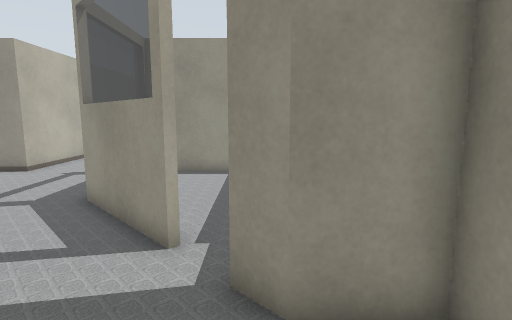
View 1 (above)

18 first-person views from a walk through a world built for the Gazebo simulator. The camera is 1.2 m above the floor, tilts 8° down and sees 80° across. Floor lines are 1 m apart. The floor is counted in squares, 0.5 m on a side. Each view is taken from the middle of a square. On the plan, view 1 faces up. The plan holds only what a view shows up to about 18 squares ahead; the rest is blank. The place goes on beyond the plan. Robots are left out. Simple patterns stand in for the simulator's built-in surfaces. Simple shapes stand in for some stock models.

View 2
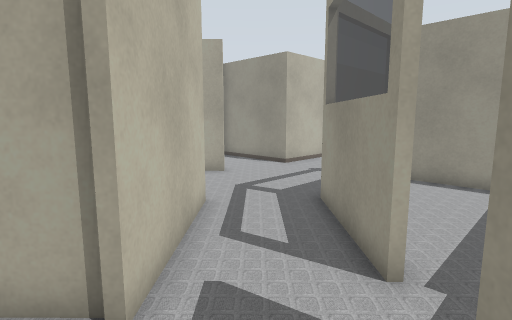

View 3
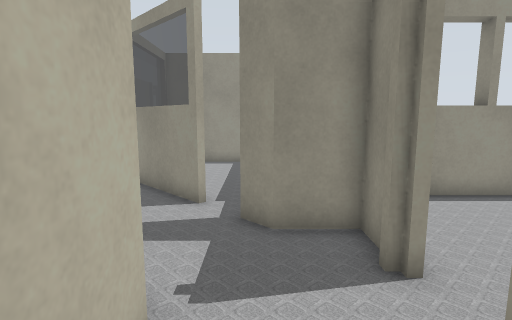

View 4
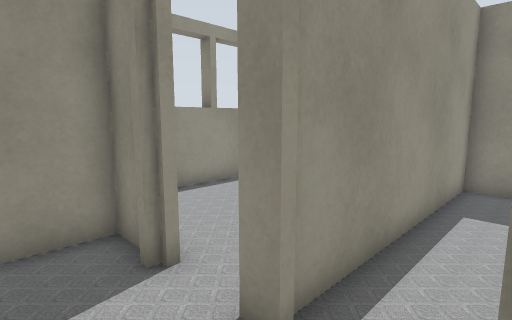

View 5
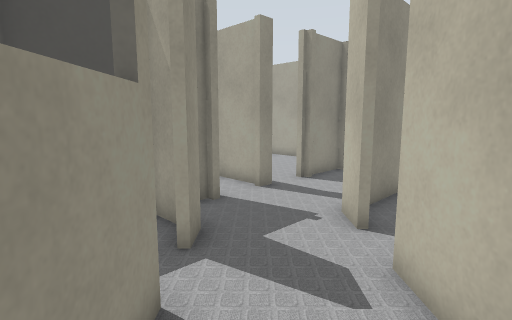

View 6
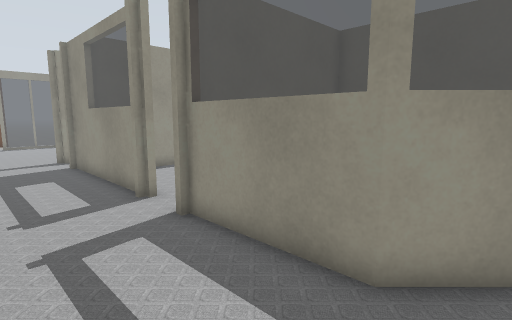

View 7
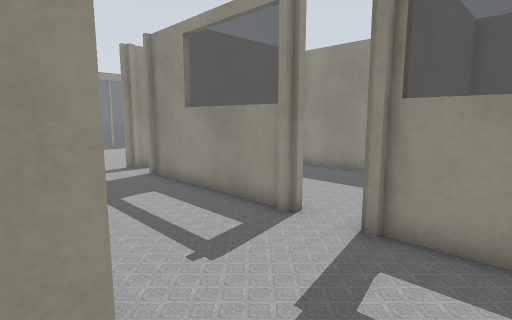

View 8
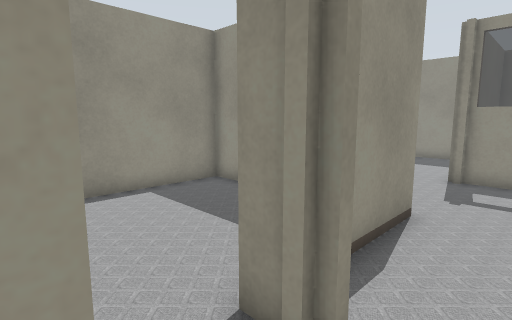

View 9
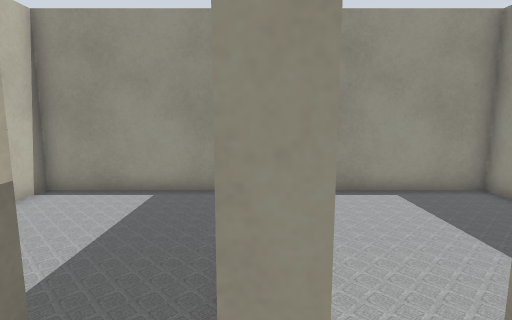

View 10
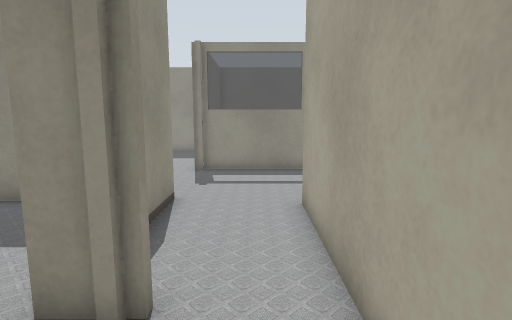

View 11
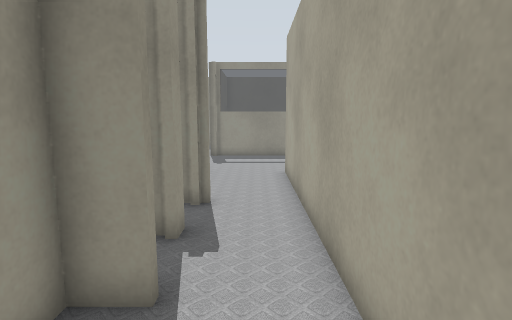

View 12
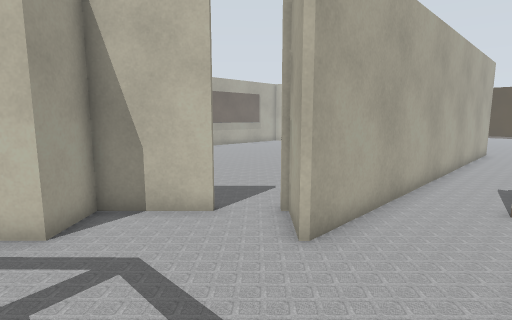

View 13
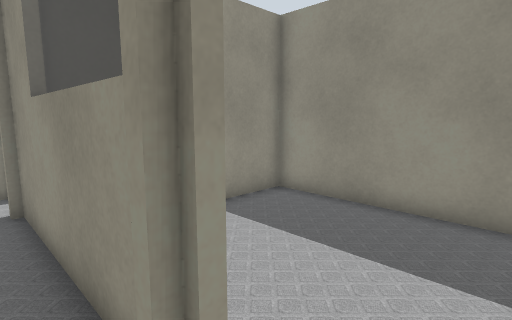

View 14
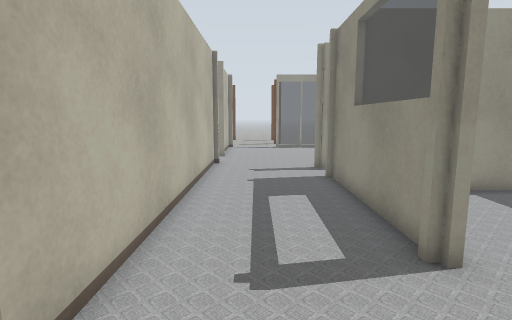

View 15
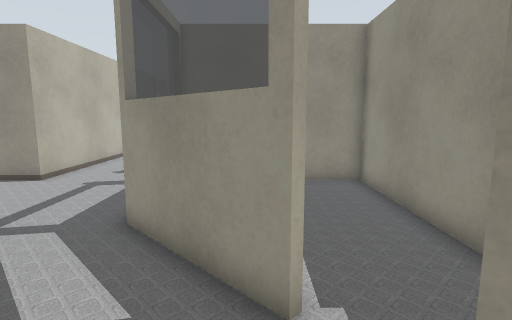

View 16
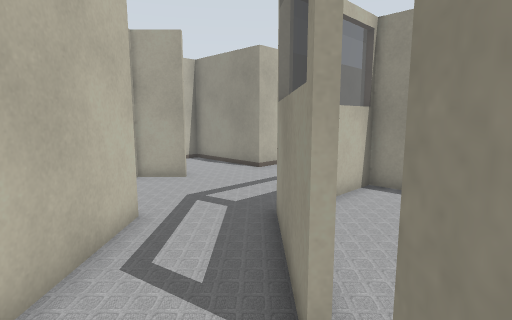

View 17
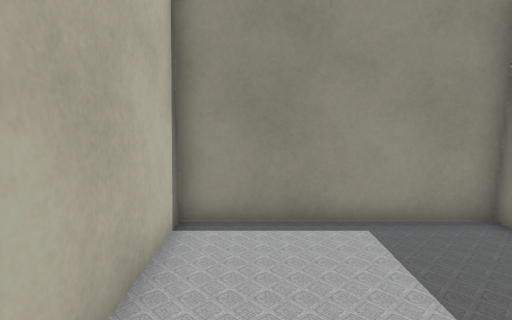

View 18
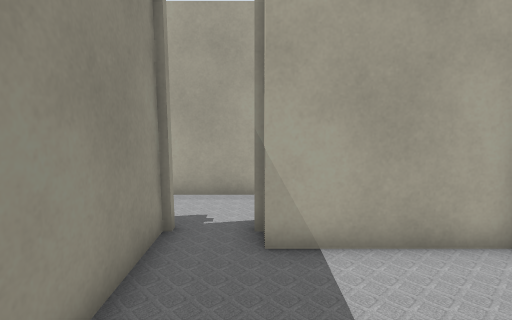

### Floor plan
Points are (right, up) in squares from view 1. A wall is a line through its corners. A room is listed if a view was taken in it or the views show most of it. See-through windows are left out.
Room 1 (views 1, 3, 4)
walls: (2.3, -1.1) (2.3, -0.4); (-1.2, 0.1) (-1.2, -1.8); (11.7, -2.1) (11.7, -0.9) (2.8, -0.9)
ways out: opening at (0.5, -0.5) to room 2
Room 2 (views 2, 5, 15, 16)
walls: (-3.6, 2.2) (-4.6, 1.2); (-1.5, 5.3) (-4.9, 8.7); (-2.1, 1) (-1.2, 0.1); (-7.1, 6.1) (-3.2, 2.2); (2.3, 1.6) (2.3, 3.3) (0.4, 3.3) (-0.4, 4.1)
ways out: opening at (0.5, -0.5) to room 1; opening at (-6, 7.5) to room 3
Room 3 (views 6, 7, 8, 9, 12, 13, 14, 17)
walls: (-10.5, 9.7) (-12, 8.2); (-4.9, 16.2) (-4.9, 22.5); (-4.9, 8.7) (-4.9, 13.5); (-15.6, 12.8) (-15.6, 13.8); (-10.7, 6.9) (-8.5, 4.7) (-7.1, 6.1); (-10.2, 22.5) (-10.2, 13.4) (-15.4, 13.4); (-17.5, 12.6) (-18, 12.6); (-18.5, 9.7) (-10.8, 9.7)
ways out: opening at (-6, 7.5) to room 2; opening at (-18, 11.5) to room 4; opening at (-16.5, 13.5) to room 6; opening at (-5, 15) to room 8
Room 4 (views 10, 11)
walls: (-20.4, 12.2) (-20.4, 13.4) (-21.4, 13.4); (-20.2, 13.7) (-20.2, 12.8); (-18, 12.6) (-18, 14.5); (-24.5, 9.7) (-18.5, 9.7)
ways out: opening at (-18, 11.5) to room 3; opening at (-19, 13.5) to room 5
Room 5 (view 18)
walls: (-19.2, 20.9) (-24.5, 20.9); (-24.5, 13.7) (-20.2, 13.7); (-18, 14.5) (-18, 16.9)
ways out: opening at (-19, 13.5) to room 4
Room 6 (no view inside)
walls: (-10.4, 17.8) (-10.4, 20.9) (-17.8, 20.9) (-17.8, 15.9)
ways out: opening at (-16.5, 13.5) to room 3
Room 7 (no view inside)
walls: (2, 6.1) (2, 13.4) (-4.7, 13.4) (-4.7, 11.1); (0.9, 3.6) (2, 3.6); (2.3, 4.1) (2.3, 6.1)
Room 8 (no view inside)
walls: (2, 14.5) (2, 20.9) (-4.8, 20.9)
ways out: opening at (-5, 15) to room 3

Where each view was taken, in squares from view 1:
view 1: 0 up, 0 right, facing up
view 2: 1 up, 0 right, facing up-left
view 3: 3 down, 0 right, facing up
view 4: 3 down, 0 right, facing up-right
view 5: 7 up, 5 left, facing down-right
view 6: 7 up, 9 left, facing up-right
view 7: 11 up, 11 left, facing up-right
view 8: 11 up, 18 left, facing up-right
view 9: 11 up, 18 left, facing up
view 10: 11 up, 19 left, facing right
view 11: 11 up, 24 left, facing right
view 12: 13 up, 6 left, facing down-left
view 13: 14 up, 6 left, facing up-right
view 14: 11 up, 8 left, facing up
view 15: 2 up, 2 left, facing up
view 16: 3 up, 0 right, facing up-left
view 17: 14 up, 16 left, facing up
view 18: 19 up, 20 left, facing down
